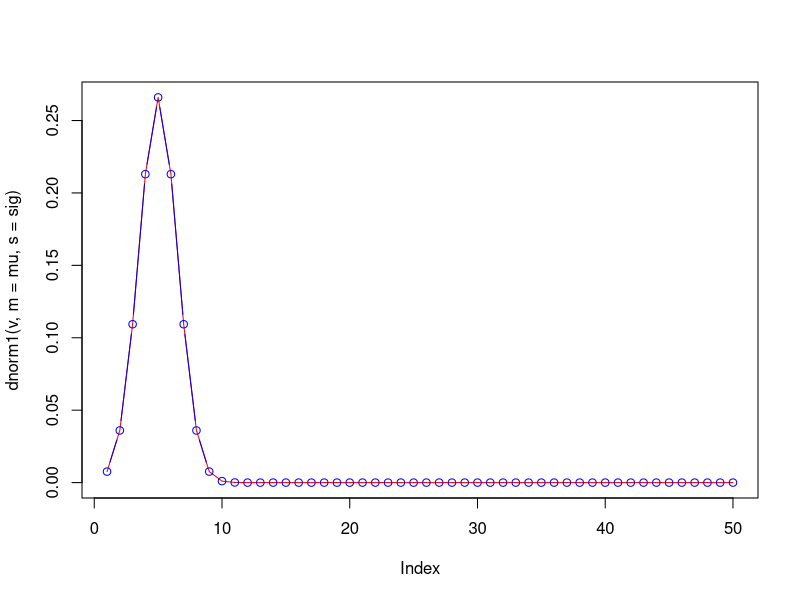
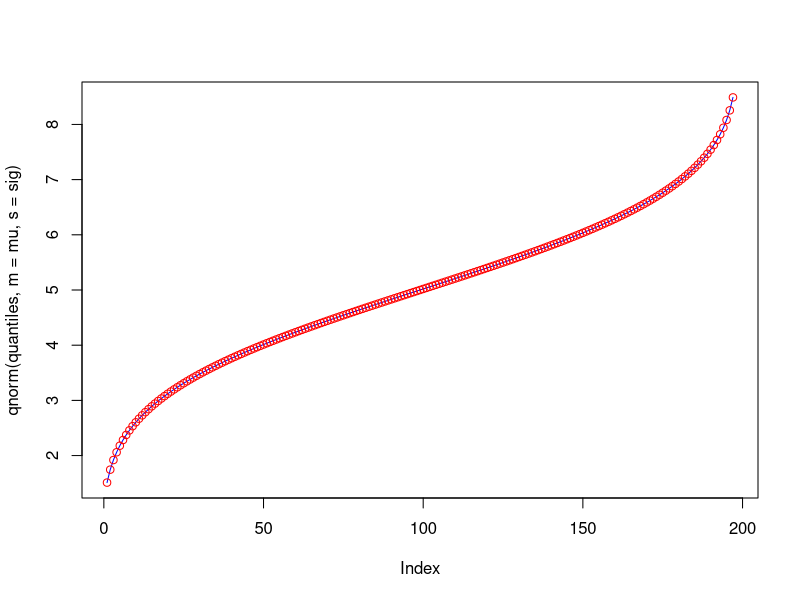
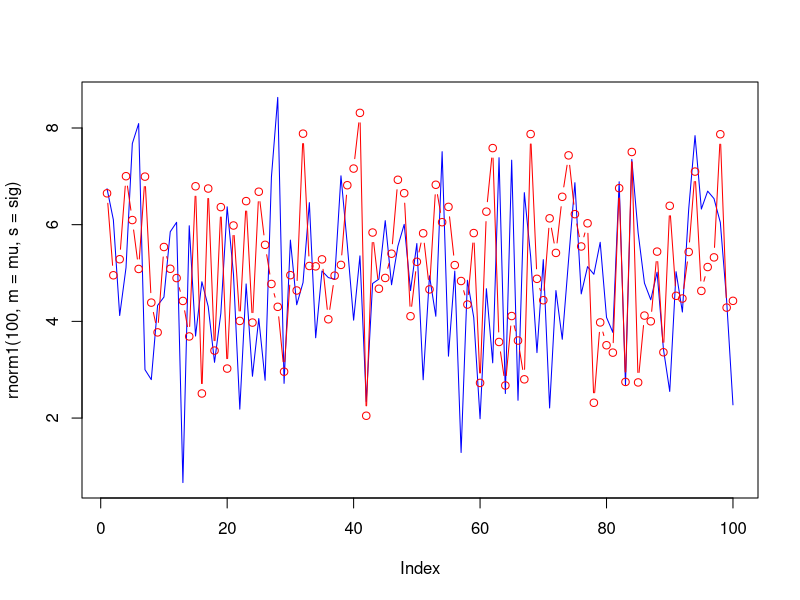
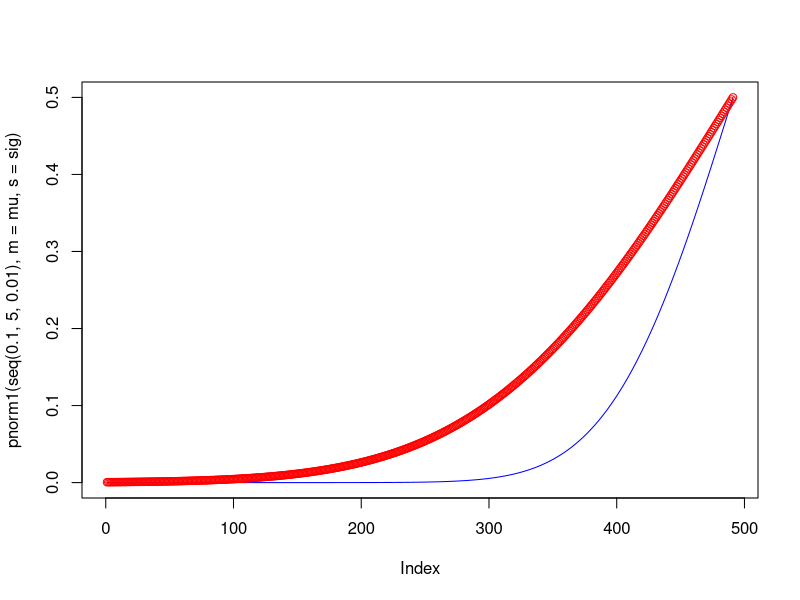

The R source for these figures, in order:
## ---- chunk 1
# chargement des librairies ou package nécéssaires
library(pracma)
## ---- chunk 2
# partout, m est mu et s est sigma, les paramètres de notre loi normale
# Code de la fonction de répartition F(x)
FLoiNorm = function(x,m,s){
  b = erf((x-m)/s*sqrt(2))
  return(.5*(1+b))
}

# Code de la l'inverse de la fonction de répartition F-1(x)
invLoiNorm = function(x,m,s){
  return((s*sqrt(2)*erfinv((2*x)-1))+m)
}

# Code de la fonction de calcul des probabilités
pnorm1 = function(q,m,s){
  return(FLoiNorm(q,m,s))
}

# Code de la fonction de calcul des quantiles
qnorm1 = function(p,m,s){
  return(invLoiNorm(p,m,s))
}

# Code de la fonction de densité
dnorm1 = function(x,m,s){
  return ((1./(s*sqrt(2*pi)))* exp(-(x-m)^2/(2*(s^2))))
}

# Code du générateur de nombres aléatoires
rnorm1 = function(n,m,s){
  return(invLoiNorm(runif(n),m,s))
}

# Votre numéro sur la liste
numListe = 20

# On fixe mu et sigma pour les tests
mu = 5
sig = 1.5
## ---- chunk 3
# test de dnorm1 sur un vecteur de 10 nombres
x = seq(10)
print('Les densités des éléments de x sont: ')
dnorm1(x,m = mu,s = sig)
print('Les densités générées avec la loi normale de paramètres similaires sont : ')
dnorm(x,mu, sig)

# Construction d'un graphique avec 50 valeurs pour une meilleure comparaison
 v = seq(50)
plot(dnorm1(v,m = mu,s = sig),type = 'l', col="red")
# le paramètre b est mis pour changer les motifs de la courbe et col pour la couleur
points(dnorm(v,m = mu,s = sig), type = 'b', col="blue")

# On peut remarquer que les deux courbes se confondent
## ---- chunk 4
# test de qnorm sur un vecteur des ordres de quantiles de 0.01 à 0.99 et un pas de 0.05

# Construction d'un graphique pour une meilleure comparaison
quantiles = seq(from=.01,to = .99, by = .005)
plot(qnorm(quantiles,m = mu,s = sig),type = 'l', col="blue")
# le paramètre b est mis pour changer les motifs de la courbe et col pour la couleur
points(qnorm1(quantiles,m = mu,s = sig), type = 'b', col="red")

# Là aussi les valeurs générées par notre code sont confondues à celles la loi normale interne
# à R
## ---- chunk 5
# test du générateur de nombres aléatoires
# on initialise le seed avec notre numéro de classe
set.seed(numListe)

# Construction d'un graphique pour une meilleure comparaison avec des valeurs générées
plot(rnorm1(100, m = mu, s = sig),type = 'l', col="blue")
# le paramètre b est mis pour changer les motifs de la courbe et col pour la couleur
points(rnorm(100, m = mu, s = sig), type = 'b', col="red")

# le bleu représente notre générateur codé
# les valeurs sont presque similaire dans une tendance générale
## ---- chunk 6
# test de la fonction de calcul des probabilités pnorm1

# seq(1,5,0.01) permet de générer des nombres allant de .1 à 5 avec un pas de .01 

# Construction d'un graphique pour une meilleure comparaison avec des valeurs générées
plot(pnorm1(seq(.1,5,0.01), m = mu, s = sig),type = 'l', col="blue")
# le paramètre b est mis pour changer les motifs de la courbe et col pour la couleur
points(pnorm(seq(.1,5,0.01), m = mu, s = sig), type = 'b', col="red")

# On observe un décallage notoire entre les deux courbes (notre code et pnorm de R) 
# surtout à partir de la valeur 100, ce qui peut être dû au code interne de la 
# fonction erf proposée dès le début
